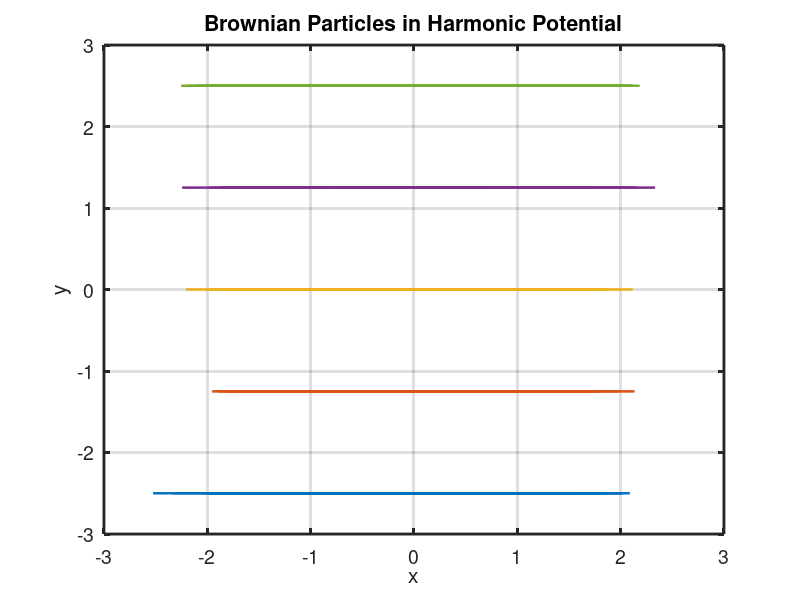
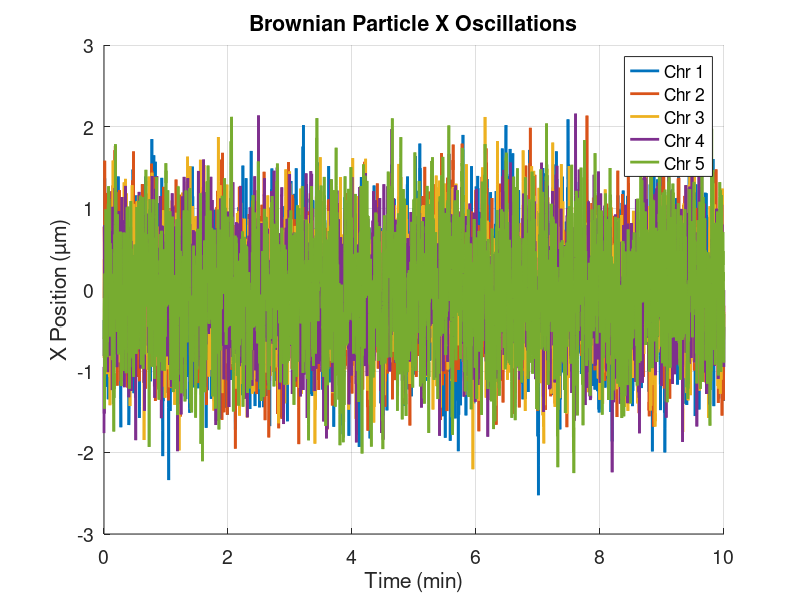
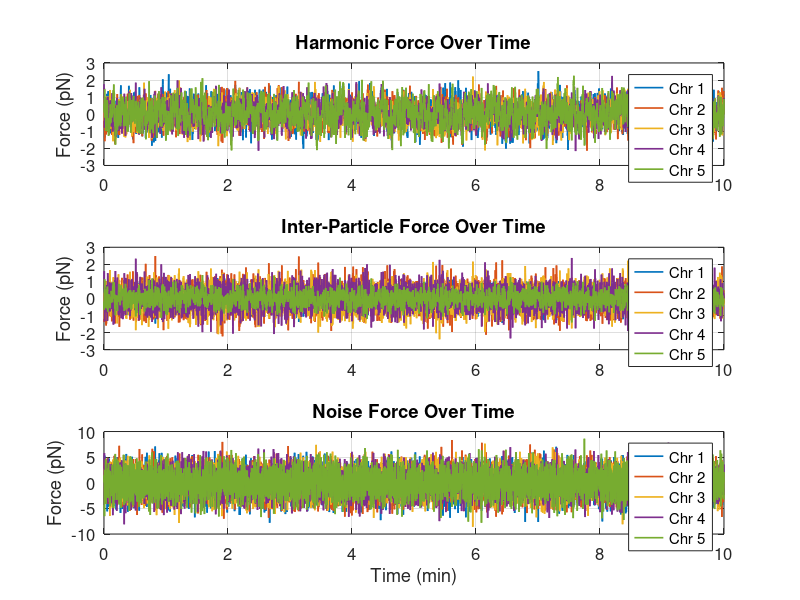
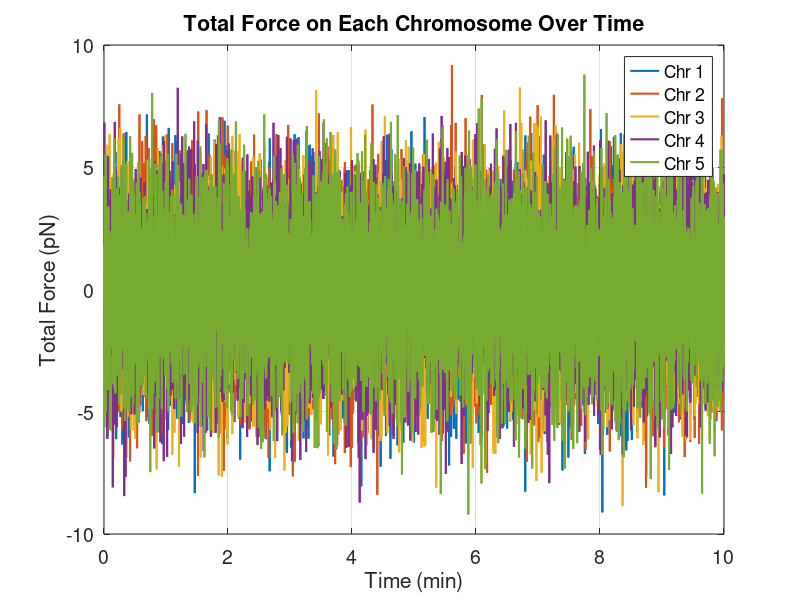

Reproduce these figures in MATLAB, in order. (Note: this script raises an error after producing the figures.)
%%%%%%%%%%%%%%%%%%%%%%%%%%%%%%%%%%%%%%%%%%%%%%%%%%%%%%%%%%%%%%%%%%%%%%%%%%%
% crosscorrelation_measurement_positive_Test.M
%
% PURPOSE:
%   This script simulates a **positive control model** for chromosome 
%   oscillations by introducing inter-chromosomal interactions via 
%   spring-like coupling between nearest neighbors.
%
%   It is used to validate the `crosscorrelation_measurement` function by 
%   demonstrating that coordinated movement (due to coupling) produces 
%   detectable and distance-dependent cross-correlations.
%
%   Compared to the null model (independent Brownian particles), this 
%   system introduces a mechanical interaction term (K_inter), providing 
%   an expected structure in C(τ, neighbor).
%
% Model Detail:
%   - Each chromosome experiences:
%       (1) Harmonic potential: -K * x
%       (2) Inter-chromosomal spring force: to adjacent neighbors
%       (3) Brownian noise
%   - The y-position is fixed or unused.
%   - Forces are tracked over time for analysis and visualization.
%   - Cross-correlations are computed over a range of τ values (5–150s).
%
% OUTPUTS:
%   - Chromosome trajectories and force traces over time
%   - Two plots:
%       (1) Avg cross-correlation vs. neighbor level (grouped by τ)
%       (2) Avg cross-correlation vs. τ (for each neighbor level)
%- `records_table`: correlation values for all τ and neighbor levels
%
% DEPENDENCIES:
%   - Requires `crosscorrelation_measurement.m` on the MATLAB path
%
% PARAMETERS:
%   - Nchromosomes   : Number of particles (default = 5)
%   - dt             : Time step (minutes)
%   - Nsteps         : Number of simulation steps
%   - K              : Harmonic spring constant
%   - K_inter        : Inter-chromosome spring constant (controls coupling strength)
%   - Gamma          : Drag coefficient
%   - noise_strength : Noise amplitude
%
% AUTHOR:
%   Jiali Zhu, 2025/08/01, UNC-CHapel Hill 
%%%%%%%%%%%%%%%%%%%%%%%%%%%%%%%%%%%%%%%%%%%%%%%%%%%%%%%%%%%%%%%%%%%%%%%%%%%

clc;clear;close all;
% Brownian oscillator simulation
Nchromosomes = 5;         % Number of particles
dt = 2e-3;                % Time step
Nsteps = 5000;            % Number of steps
K = 1;                    % Spring constant
Gamma = 0.01;                % Drag coefficient
noise_strength = 0.1;     % Noise magnitude
% Add inter-particle springs 
K_inter = 0.5;  % Inter-particle spring constant 


% Intialization 
x = zeros(Nsteps, Nchromosomes);
y = zeros(Nsteps, Nchromosomes);
x(1,:) = randn(1, Nchromosomes);  % initial condition
y(1,:) = linspace(-Nchromosomes/2, Nchromosomes/2, Nchromosomes);
% Preallocate force tracking ===
F_harmonic_all = zeros(Nsteps, Nchromosomes);
F_inter_all    = zeros(Nsteps, Nchromosomes);
F_noise_all    = zeros(Nsteps, Nchromosomes);
for t = 1:Nsteps-1
    % x-direction: harmonic potential + noise
    F_harmonic = -K * x(t, :); %harmonic force from potential 
    % Inter-chromosome spring coupling (nearest neighbors)
    F_inter = zeros(1, Nchromosomes);
    for i = 1:Nchromosomes
        if i > 1
            F_inter(i) = F_inter(i) + K_inter * (x(t, i-1) - x(t, i));
        end
        if i < Nchromosomes
            F_inter(i) = F_inter(i) + K_inter * (x(t, i+1) - x(t, i));
        end
    end
    % Brownian Force
    F_noise= noise_strength * randn(1, Nchromosomes) / sqrt(dt);
    dx = dt * (F_harmonic + F_inter+F_noise) / Gamma;
    x(t+1, :) = x(t, :) + dx;
    % y-direction: Brownian noise only 
    dy = dt * 0 * randn(1, Nchromosomes) / Gamma;  % no movement in y
    y(t+1, :)= y(t, :) + dy;
    %Store force
    F_harmonic_all(t, :) = F_harmonic;
    F_inter_all(t, :)    = F_inter;
    F_noise_all(t, :)    = F_noise;

end


% Trajectory 
figure; 
plot(x, y, 'LineWidth', 1.5);
xlabel('x', 'FontSize', 14);
ylabel('y', 'FontSize', 14);
title('Brownian Particles in Harmonic Potential', 'FontSize', 16);
grid on;
set(gca, 'LineWidth', 2, 'FontSize', 14);

% Time vector matches the number of steps
time = (0:Nsteps-1) * dt;

% Plot CMx (oscillation) over time for each chromosome
figure;
hold on;
for i = 1:Nchromosomes
    plot(time, x(:, i), 'LineWidth', 2);  % Plot one chromosome's x-position
end
xlabel('Time (min)');
ylabel('X Position (µm)');
title('Brownian Particle X Oscillations');
legend(arrayfun(@(i) sprintf('Chr %d', i), 1:Nchromosomes, 'UniformOutput', false));
set(gca, 'FontSize', 14);
grid on;

% Force evoluation 
figure;
force_labels = {'Harmonic', 'Inter-Particle', 'Noise'};
force_data = {F_harmonic_all, F_inter_all, F_noise_all};

for f = 1:3
    subplot(3,1,f); hold on;
    for i = 1:Nchromosomes
        plot(time, force_data{f}(:, i), 'LineWidth', 1.2);
    end
    title(sprintf('%s Force Over Time', force_labels{f}));
    ylabel('Force (pN)');
    if f == 3
        xlabel('Time (min)');
    end
    legend(arrayfun(@(i) sprintf('Chr %d', i), 1:Nchromosomes, 'UniformOutput', false));
    set(gca, 'FontSize', 12); grid on; box on;
end

F_total_all = F_harmonic_all + F_inter_all + F_noise_all;
figure; hold on;
for i = 1:Nchromosomes
    plot(time, F_total_all(:, i), 'LineWidth', 1.5);
end
xlabel('Time (min)');
ylabel('Total Force (pN)');
title('Total Force on Each Chromosome Over Time');
legend(arrayfun(@(i) sprintf('Chr %d', i), 1:Nchromosomes, 'UniformOutput', false));
set(gca, 'FontSize', 14); grid on; box on;


%% Cross-correlation Calculation
% Create a structure array to store results
records = struct('iteration', {}, 'tau', {}, 'neighbor', {}, 'C_value', {}, 'N_value', {});
tau_step = round(5 / (dt * 60));  % Number of steps per 5-second interval
tau_values = tau_step * (1:30);   % From 5s to 150s       
tau_groups = reshape(tau_values, 10, [])';  % 3 groups of 10 τs each (3×10 matrix)
% Cross-correlation versus Tau_group 
CM = x;
iteration_id = 1; 
% Compute correlations at selected tau values
for tau = tau_values
    [C, N] = crosscorrelation_measurement(CM, tau, Nsteps, Nchromosomes);

    for neighbor_idx = 1:(Nchromosomes - 1)
        if N(neighbor_idx) > 0
            C_norm = C(neighbor_idx) / N(neighbor_idx);
        else
            C_norm = NaN;
        end

        records(end+1) = struct( ...
            'iteration', iteration_id, ...
            'tau', tau, ...
            'neighbor', neighbor_idx, ...
            'C_value', C_norm, ... % normalied crosscorrelation value 
            'N_value', N(neighbor_idx) ... % number of N used to calculate C_norm 
        );
    end
end

records_table = struct2table(records);
fprintf('Final table size: %d rows\n', height(records_table));

%% Plot 1: Avg Cross-Correlation vs Neighbor Level for Each τ Group
figure; hold on;
colors = lines(size(tau_groups, 1));
for g = 1:size(tau_groups, 1)
    current_group = tau_groups(g, :);
    subset = records_table(ismember(records_table.tau, current_group), :);
    grouped = groupsummary(subset, "neighbor", ["mean","std"], "C_value");% Average from different tau groups

    errorbar(grouped.neighbor, grouped.mean_C_value,grouped.std_C_value, '-o', ...
        'DisplayName', sprintf('\\tau = %d–%d', (current_group(1)/tau_step)*5, (current_group(end)/tau_step)*5), ...
        'LineWidth', 2, 'Color', colors(g, :));
end
ylim([-0.1,0.1]);
xticks(1:1:Nchromosomes-1);
xlabel('Neighbor Level'); ylabel('Avg Norm Cross-Corr');
title('C vs Neighbor Level (Grouped by \tau)');
legend; grid on; box on;

%% Plot 2: C vs Time Lag for Neighbor Level = 1, 2, 3
figure; hold on;
for n = 1:Nchromosomes-1
    subset = records_table(records_table.neighbor == n, :);
    grouped = groupsummary(subset, "tau", ["mean","std"], "C_value");  

    errorbar((grouped.tau/tau_step)*5, grouped.mean_C_value,grouped.std_C_value, '-o', ...
        'DisplayName', sprintf('%d^{st} neighbor', n), 'LineWidth', 2);
end
ylim([-0.1,0.1])
xlabel('\tau (seconds)', 'FontSize', 14);
ylabel('Avg Norm Cross-Corr', 'FontSize', 14);
title('C vs \tau for 1st, 2nd, 3rd Neighbors', 'FontSize', 16);
legend('Location', 'best');
grid on; box on;
set(gca, 'FontSize', 12);




